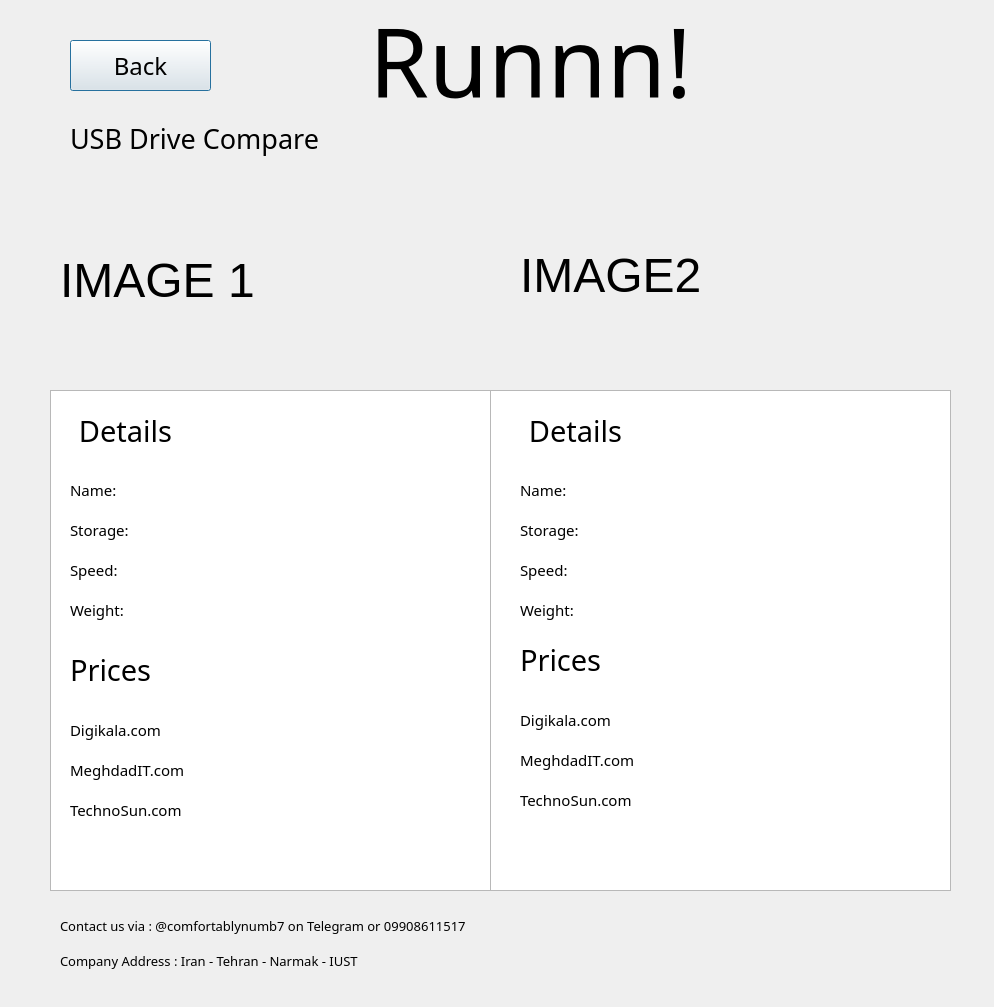
<?xml version="1.0" encoding="UTF-8"?>
<ui version="4.0">
 <class>Dialog</class>
 <widget class="QDialog" name="Dialog">
  <property name="geometry">
   <rect>
    <x>0</x>
    <y>0</y>
    <width>994</width>
    <height>1007</height>
   </rect>
  </property>
  <property name="windowTitle">
   <string>Dialog</string>
  </property>
  <widget class="QLabel" name="Image1">
   <property name="geometry">
    <rect>
     <x>60</x>
     <y>175</y>
     <width>441</width>
     <height>211</height>
    </rect>
   </property>
   <property name="font">
    <font>
     <pointsize>36</pointsize>
    </font>
   </property>
   <property name="text">
    <string>IMAGE 1</string>
   </property>
  </widget>
  <widget class="QLabel" name="Image2">
   <property name="geometry">
    <rect>
     <x>520</x>
     <y>170</y>
     <width>441</width>
     <height>211</height>
    </rect>
   </property>
   <property name="font">
    <font>
     <pointsize>36</pointsize>
    </font>
   </property>
   <property name="text">
    <string>IMAGE2</string>
   </property>
  </widget>
  <widget class="QLabel" name="label_4">
   <property name="geometry">
    <rect>
     <x>60</x>
     <y>910</y>
     <width>741</width>
     <height>101</height>
    </rect>
   </property>
   <property name="font">
    <font>
     <family>Cooper Black</family>
     <pointsize>10</pointsize>
    </font>
   </property>
   <property name="text">
    <string>Company Address : Iran - Tehran - Narmak - IUST </string>
   </property>
  </widget>
  <widget class="QPushButton" name="BackButton">
   <property name="geometry">
    <rect>
     <x>70</x>
     <y>40</y>
     <width>141</width>
     <height>51</height>
    </rect>
   </property>
   <property name="font">
    <font>
     <family>Cooper Black</family>
     <pointsize>18</pointsize>
    </font>
   </property>
   <property name="text">
    <string>Back</string>
   </property>
  </widget>
  <widget class="QLabel" name="label_3">
   <property name="geometry">
    <rect>
     <x>60</x>
     <y>900</y>
     <width>761</width>
     <height>51</height>
    </rect>
   </property>
   <property name="font">
    <font>
     <family>Cooper Black</family>
     <pointsize>10</pointsize>
    </font>
   </property>
   <property name="text">
    <string>Contact us via : @comfortablynumb7 on Telegram or 09908611517                                                                                          </string>
   </property>
  </widget>
  <widget class="QLabel" name="label_2">
   <property name="geometry">
    <rect>
     <x>340</x>
     <y>0</y>
     <width>381</width>
     <height>121</height>
    </rect>
   </property>
   <property name="palette">
    <palette>
     <active>
      <colorrole role="WindowText">
       <brush brushstyle="SolidPattern">
        <color alpha="255">
         <red>0</red>
         <green>0</green>
         <blue>0</blue>
        </color>
       </brush>
      </colorrole>
     </active>
     <inactive>
      <colorrole role="WindowText">
       <brush brushstyle="SolidPattern">
        <color alpha="255">
         <red>0</red>
         <green>0</green>
         <blue>0</blue>
        </color>
       </brush>
      </colorrole>
     </inactive>
     <disabled>
      <colorrole role="WindowText">
       <brush brushstyle="SolidPattern">
        <color alpha="255">
         <red>120</red>
         <green>120</green>
         <blue>120</blue>
        </color>
       </brush>
      </colorrole>
     </disabled>
    </palette>
   </property>
   <property name="font">
    <font>
     <family>Pristina</family>
     <pointsize>72</pointsize>
     <weight>50</weight>
     <bold>false</bold>
    </font>
   </property>
   <property name="text">
    <string>Runnn!</string>
   </property>
   <property name="alignment">
    <set>Qt::AlignCenter</set>
   </property>
  </widget>
  <widget class="QLabel" name="label">
   <property name="geometry">
    <rect>
     <x>70</x>
     <y>120</y>
     <width>471</width>
     <height>71</height>
    </rect>
   </property>
   <property name="font">
    <font>
     <family>Cooper Black</family>
     <pointsize>20</pointsize>
     <weight>50</weight>
     <bold>false</bold>
    </font>
   </property>
   <property name="text">
    <string>USB Drive Compare</string>
   </property>
   <property name="alignment">
    <set>Qt::AlignLeading|Qt::AlignLeft|Qt::AlignTop</set>
   </property>
  </widget>
  <widget class="QColumnView" name="columnView_2">
   <property name="geometry">
    <rect>
     <x>490</x>
     <y>390</y>
     <width>461</width>
     <height>501</height>
    </rect>
   </property>
  </widget>
  <widget class="QColumnView" name="columnView1">
   <property name="geometry">
    <rect>
     <x>50</x>
     <y>390</y>
     <width>441</width>
     <height>501</height>
    </rect>
   </property>
  </widget>
  <widget class="QLabel" name="Name_Label">
   <property name="geometry">
    <rect>
     <x>190</x>
     <y>470</y>
     <width>200</width>
     <height>40</height>
    </rect>
   </property>
   <property name="font">
    <font>
     <family>Cooper Black</family>
     <pointsize>11</pointsize>
    </font>
   </property>
   <property name="text">
    <string/>
   </property>
   <property name="wordWrap">
    <bool>true</bool>
   </property>
  </widget>
  <widget class="QLabel" name="Details">
   <property name="geometry">
    <rect>
     <x>60</x>
     <y>400</y>
     <width>131</width>
     <height>61</height>
    </rect>
   </property>
   <property name="font">
    <font>
     <family>Cooper Black</family>
     <pointsize>22</pointsize>
     <weight>50</weight>
     <bold>false</bold>
    </font>
   </property>
   <property name="text">
    <string>Details</string>
   </property>
   <property name="alignment">
    <set>Qt::AlignCenter</set>
   </property>
  </widget>
  <widget class="QLabel" name="Speed_Label">
   <property name="geometry">
    <rect>
     <x>190</x>
     <y>550</y>
     <width>200</width>
     <height>40</height>
    </rect>
   </property>
   <property name="font">
    <font>
     <family>Cooper Black</family>
     <pointsize>11</pointsize>
    </font>
   </property>
   <property name="text">
    <string/>
   </property>
   <property name="wordWrap">
    <bool>true</bool>
   </property>
  </widget>
  <widget class="QLabel" name="Storage">
   <property name="geometry">
    <rect>
     <x>70</x>
     <y>510</y>
     <width>111</width>
     <height>40</height>
    </rect>
   </property>
   <property name="font">
    <font>
     <family>Cooper Black</family>
     <pointsize>11</pointsize>
     <weight>50</weight>
     <bold>false</bold>
    </font>
   </property>
   <property name="text">
    <string>Storage:</string>
   </property>
  </widget>
  <widget class="QLabel" name="Storage_Label">
   <property name="geometry">
    <rect>
     <x>190</x>
     <y>510</y>
     <width>200</width>
     <height>40</height>
    </rect>
   </property>
   <property name="font">
    <font>
     <family>Cooper Black</family>
     <pointsize>11</pointsize>
    </font>
   </property>
   <property name="text">
    <string/>
   </property>
   <property name="wordWrap">
    <bool>true</bool>
   </property>
  </widget>
  <widget class="QLabel" name="Name">
   <property name="geometry">
    <rect>
     <x>70</x>
     <y>470</y>
     <width>80</width>
     <height>40</height>
    </rect>
   </property>
   <property name="font">
    <font>
     <family>Cooper Black</family>
     <pointsize>11</pointsize>
     <weight>50</weight>
     <bold>false</bold>
    </font>
   </property>
   <property name="text">
    <string>Name:</string>
   </property>
  </widget>
  <widget class="QLabel" name="Speed">
   <property name="geometry">
    <rect>
     <x>70</x>
     <y>550</y>
     <width>121</width>
     <height>40</height>
    </rect>
   </property>
   <property name="font">
    <font>
     <family>Cooper Black</family>
     <pointsize>11</pointsize>
     <weight>50</weight>
     <bold>false</bold>
    </font>
   </property>
   <property name="text">
    <string>Speed:</string>
   </property>
  </widget>
  <widget class="QLabel" name="Version">
   <property name="geometry">
    <rect>
     <x>70</x>
     <y>590</y>
     <width>121</width>
     <height>40</height>
    </rect>
   </property>
   <property name="font">
    <font>
     <family>Cooper Black</family>
     <pointsize>11</pointsize>
     <weight>50</weight>
     <bold>false</bold>
    </font>
   </property>
   <property name="text">
    <string>Weight:</string>
   </property>
  </widget>
  <widget class="QLabel" name="Version_Label">
   <property name="geometry">
    <rect>
     <x>190</x>
     <y>590</y>
     <width>200</width>
     <height>40</height>
    </rect>
   </property>
   <property name="font">
    <font>
     <family>Cooper Black</family>
     <pointsize>11</pointsize>
    </font>
   </property>
   <property name="text">
    <string/>
   </property>
   <property name="wordWrap">
    <bool>true</bool>
   </property>
  </widget>
  <widget class="QLabel" name="Name_Label_2">
   <property name="geometry">
    <rect>
     <x>640</x>
     <y>470</y>
     <width>200</width>
     <height>40</height>
    </rect>
   </property>
   <property name="font">
    <font>
     <family>Cooper Black</family>
     <pointsize>11</pointsize>
    </font>
   </property>
   <property name="text">
    <string/>
   </property>
   <property name="wordWrap">
    <bool>true</bool>
   </property>
  </widget>
  <widget class="QLabel" name="Details_2">
   <property name="geometry">
    <rect>
     <x>510</x>
     <y>400</y>
     <width>131</width>
     <height>61</height>
    </rect>
   </property>
   <property name="font">
    <font>
     <family>Cooper Black</family>
     <pointsize>22</pointsize>
     <weight>50</weight>
     <bold>false</bold>
    </font>
   </property>
   <property name="text">
    <string>Details</string>
   </property>
   <property name="alignment">
    <set>Qt::AlignCenter</set>
   </property>
  </widget>
  <widget class="QLabel" name="Speed_Label_2">
   <property name="geometry">
    <rect>
     <x>640</x>
     <y>550</y>
     <width>200</width>
     <height>40</height>
    </rect>
   </property>
   <property name="font">
    <font>
     <family>Cooper Black</family>
     <pointsize>11</pointsize>
    </font>
   </property>
   <property name="text">
    <string/>
   </property>
   <property name="wordWrap">
    <bool>true</bool>
   </property>
  </widget>
  <widget class="QLabel" name="Storage_2">
   <property name="geometry">
    <rect>
     <x>520</x>
     <y>510</y>
     <width>111</width>
     <height>40</height>
    </rect>
   </property>
   <property name="font">
    <font>
     <family>Cooper Black</family>
     <pointsize>11</pointsize>
     <weight>50</weight>
     <bold>false</bold>
    </font>
   </property>
   <property name="text">
    <string>Storage:</string>
   </property>
  </widget>
  <widget class="QLabel" name="Storage_Label_2">
   <property name="geometry">
    <rect>
     <x>640</x>
     <y>510</y>
     <width>200</width>
     <height>40</height>
    </rect>
   </property>
   <property name="font">
    <font>
     <family>Cooper Black</family>
     <pointsize>11</pointsize>
    </font>
   </property>
   <property name="text">
    <string/>
   </property>
   <property name="wordWrap">
    <bool>true</bool>
   </property>
  </widget>
  <widget class="QLabel" name="Name_2">
   <property name="geometry">
    <rect>
     <x>520</x>
     <y>470</y>
     <width>80</width>
     <height>40</height>
    </rect>
   </property>
   <property name="font">
    <font>
     <family>Cooper Black</family>
     <pointsize>11</pointsize>
     <weight>50</weight>
     <bold>false</bold>
    </font>
   </property>
   <property name="text">
    <string>Name:</string>
   </property>
  </widget>
  <widget class="QLabel" name="Speed_2">
   <property name="geometry">
    <rect>
     <x>520</x>
     <y>550</y>
     <width>121</width>
     <height>40</height>
    </rect>
   </property>
   <property name="font">
    <font>
     <family>Cooper Black</family>
     <pointsize>11</pointsize>
     <weight>50</weight>
     <bold>false</bold>
    </font>
   </property>
   <property name="text">
    <string>Speed:</string>
   </property>
  </widget>
  <widget class="QLabel" name="Version_2">
   <property name="geometry">
    <rect>
     <x>520</x>
     <y>590</y>
     <width>121</width>
     <height>40</height>
    </rect>
   </property>
   <property name="font">
    <font>
     <family>Cooper Black</family>
     <pointsize>11</pointsize>
     <weight>50</weight>
     <bold>false</bold>
    </font>
   </property>
   <property name="text">
    <string>Weight:</string>
   </property>
  </widget>
  <widget class="QLabel" name="Version_Label_2">
   <property name="geometry">
    <rect>
     <x>640</x>
     <y>590</y>
     <width>200</width>
     <height>40</height>
    </rect>
   </property>
   <property name="font">
    <font>
     <family>Cooper Black</family>
     <pointsize>11</pointsize>
    </font>
   </property>
   <property name="text">
    <string/>
   </property>
   <property name="wordWrap">
    <bool>true</bool>
   </property>
  </widget>
  <widget class="QLabel" name="DigiKala_Label">
   <property name="geometry">
    <rect>
     <x>240</x>
     <y>710</y>
     <width>200</width>
     <height>40</height>
    </rect>
   </property>
   <property name="font">
    <font>
     <family>Cooper Black</family>
     <pointsize>11</pointsize>
    </font>
   </property>
   <property name="text">
    <string/>
   </property>
  </widget>
  <widget class="QLabel" name="TechnoLife">
   <property name="geometry">
    <rect>
     <x>70</x>
     <y>790</y>
     <width>170</width>
     <height>40</height>
    </rect>
   </property>
   <property name="font">
    <font>
     <family>Cooper Black</family>
     <pointsize>11</pointsize>
    </font>
   </property>
   <property name="text">
    <string>TechnoSun.com</string>
   </property>
  </widget>
  <widget class="QLabel" name="MeghdadITLabel">
   <property name="geometry">
    <rect>
     <x>240</x>
     <y>750</y>
     <width>200</width>
     <height>40</height>
    </rect>
   </property>
   <property name="font">
    <font>
     <family>Cooper Black</family>
     <pointsize>11</pointsize>
    </font>
   </property>
   <property name="text">
    <string/>
   </property>
  </widget>
  <widget class="QLabel" name="TechnoSun_Label">
   <property name="geometry">
    <rect>
     <x>240</x>
     <y>790</y>
     <width>200</width>
     <height>40</height>
    </rect>
   </property>
   <property name="font">
    <font>
     <family>Cooper Black</family>
     <pointsize>11</pointsize>
    </font>
   </property>
   <property name="text">
    <string/>
   </property>
  </widget>
  <widget class="QLabel" name="DigiKala">
   <property name="geometry">
    <rect>
     <x>70</x>
     <y>710</y>
     <width>170</width>
     <height>40</height>
    </rect>
   </property>
   <property name="font">
    <font>
     <family>Cooper Black</family>
     <pointsize>11</pointsize>
    </font>
   </property>
   <property name="text">
    <string>Digikala.com</string>
   </property>
  </widget>
  <widget class="QLabel" name="Prices">
   <property name="geometry">
    <rect>
     <x>70</x>
     <y>650</y>
     <width>121</width>
     <height>40</height>
    </rect>
   </property>
   <property name="font">
    <font>
     <family>Cooper Black</family>
     <pointsize>22</pointsize>
    </font>
   </property>
   <property name="text">
    <string>Prices</string>
   </property>
  </widget>
  <widget class="QLabel" name="MeghdadIT">
   <property name="geometry">
    <rect>
     <x>70</x>
     <y>750</y>
     <width>170</width>
     <height>40</height>
    </rect>
   </property>
   <property name="font">
    <font>
     <family>Cooper Black</family>
     <pointsize>11</pointsize>
    </font>
   </property>
   <property name="text">
    <string>MeghdadIT.com</string>
   </property>
  </widget>
  <widget class="QLabel" name="DigiKala_Label_2">
   <property name="geometry">
    <rect>
     <x>690</x>
     <y>700</y>
     <width>200</width>
     <height>40</height>
    </rect>
   </property>
   <property name="font">
    <font>
     <family>Cooper Black</family>
     <pointsize>11</pointsize>
    </font>
   </property>
   <property name="text">
    <string/>
   </property>
  </widget>
  <widget class="QLabel" name="TechnoLife_2">
   <property name="geometry">
    <rect>
     <x>520</x>
     <y>780</y>
     <width>170</width>
     <height>40</height>
    </rect>
   </property>
   <property name="font">
    <font>
     <family>Cooper Black</family>
     <pointsize>11</pointsize>
    </font>
   </property>
   <property name="text">
    <string>TechnoSun.com</string>
   </property>
  </widget>
  <widget class="QLabel" name="MeghdadITLabel_2">
   <property name="geometry">
    <rect>
     <x>690</x>
     <y>740</y>
     <width>200</width>
     <height>40</height>
    </rect>
   </property>
   <property name="font">
    <font>
     <family>Cooper Black</family>
     <pointsize>11</pointsize>
    </font>
   </property>
   <property name="text">
    <string/>
   </property>
  </widget>
  <widget class="QLabel" name="TechnoSun_Label_2">
   <property name="geometry">
    <rect>
     <x>690</x>
     <y>780</y>
     <width>200</width>
     <height>40</height>
    </rect>
   </property>
   <property name="font">
    <font>
     <family>Cooper Black</family>
     <pointsize>11</pointsize>
    </font>
   </property>
   <property name="text">
    <string/>
   </property>
  </widget>
  <widget class="QLabel" name="DigiKala_2">
   <property name="geometry">
    <rect>
     <x>520</x>
     <y>700</y>
     <width>170</width>
     <height>40</height>
    </rect>
   </property>
   <property name="font">
    <font>
     <family>Cooper Black</family>
     <pointsize>11</pointsize>
    </font>
   </property>
   <property name="text">
    <string>Digikala.com</string>
   </property>
  </widget>
  <widget class="QLabel" name="Prices_2">
   <property name="geometry">
    <rect>
     <x>520</x>
     <y>640</y>
     <width>121</width>
     <height>40</height>
    </rect>
   </property>
   <property name="font">
    <font>
     <family>Cooper Black</family>
     <pointsize>22</pointsize>
    </font>
   </property>
   <property name="text">
    <string>Prices</string>
   </property>
  </widget>
  <widget class="QLabel" name="MeghdadIT_2">
   <property name="geometry">
    <rect>
     <x>520</x>
     <y>740</y>
     <width>170</width>
     <height>40</height>
    </rect>
   </property>
   <property name="font">
    <font>
     <family>Cooper Black</family>
     <pointsize>11</pointsize>
    </font>
   </property>
   <property name="text">
    <string>MeghdadIT.com</string>
   </property>
  </widget>
 </widget>
 <resources/>
 <connections/>
</ui>
